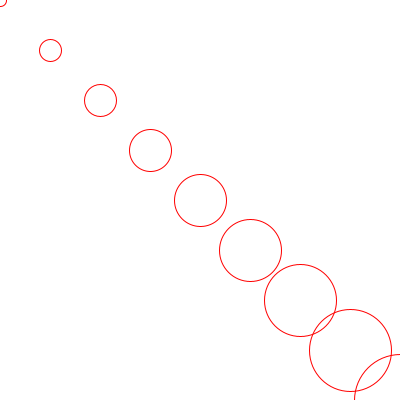
Frame 1 (no input)
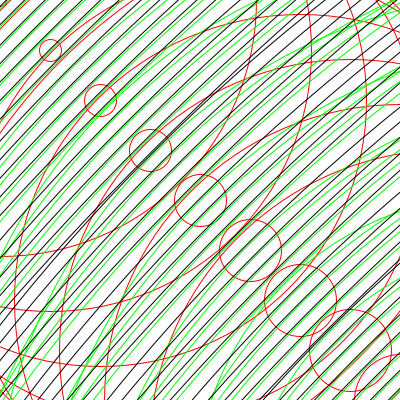
Frame 60 (the mouse pressed at the canvas centre just before this capture)
Frame 120 (the mouse held since frame 60 and released just before this capture): identical to frame 60, image omitted

The Processing sketch that drew these frames (run headless with seeded random() and noise(); from frame 60 on, the mouse is pressed at the canvas centre):

// Processing sketch: processing_167172
// ── processing_167172.pde

float c=2;
float speed=10;

void setup() {
  size(400, 400);
  background(255);
}

void draw() {

  for (int i=0; i<50; i++) {
    if (i<10) {
      stroke (255, 0, 0);
    } else if (i>=10 && i<30){
   stroke (0,255,0);
  } else {

      stroke (0);
    }
    c=c+speed;
    noFill();
    ellipse(i*50, i*50, c, c);
  }
}
